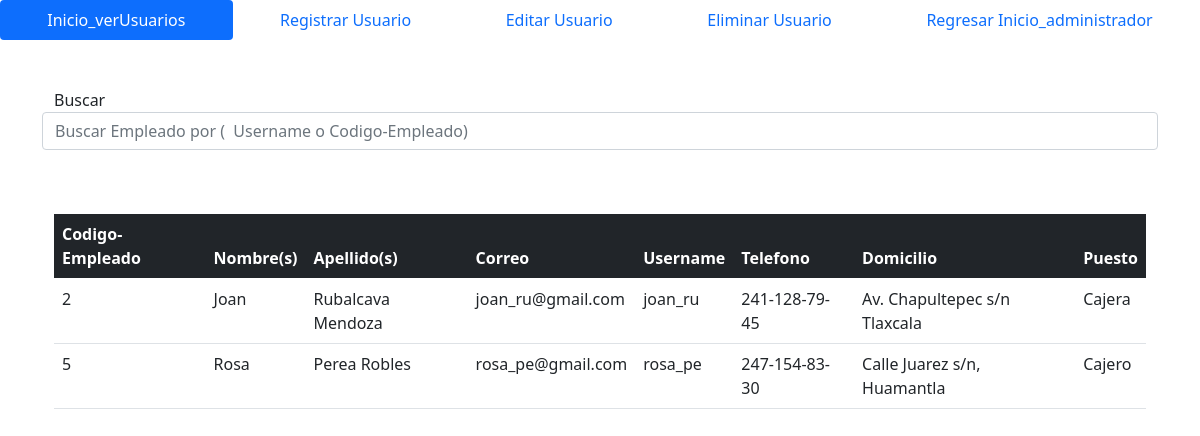
The app's page /muestraUsuarios.php with its own data.
### tables this page shows
CREATE TABLE `empleados` (
  `id` int(11) NOT NULL,
  `nombre` varchar(100) NOT NULL,
  `apellido` varchar(100) NOT NULL,
  `correo` varchar(100) NOT NULL,
  `username` varchar(100) NOT NULL,
  `contraseña` varchar(100) NOT NULL,
  `telefono` varchar(100) NOT NULL,
  `domicilio` varchar(100) NOT NULL,
  `puesto` varchar(100) NOT NULL
);

### muestraUsuarios.php (the view, shortened to what this page needs)
<!DOCTYPE html>
<html>
<body>
<link href="https://cdn.jsdelivr.net/npm/bootstrap@5.0.0-beta3/dist/css/bootstrap.min.css" rel="stylesheet">
<?php require_once "./assets/nav/navUsuarios.php" ?>
<div class="">
<div class="container center verpro">
<?php
require_once "conexion.php";
?>
<div <i class="fa fa-align-center" aria-hidden="true"></i>
<form  action="usuariosBusqueda.php" method="GET">
<div class="container-lg">Buscar</div>
    <center>
    <div class="input-group mb-3">
  <input type="text" class="form-control" name="buscar" placeholder="Buscar Empleado por (  Username o Codigo-Empleado)" aria-label="Example text with button addon" aria-describedby="button-addon1">
</div>
    </center>
</form>
</div>
<br>
<div id="">
<div class="container">
    <center>
<table class="table">
        <thead>
          <tr>
                <th class="bg-dark text-white">Codigo-Empleado</th>
              <th class="bg-dark text-white">Nombre(s)</th>
              <th class="bg-dark text-white">Apellido(s)</th>
              <th class="bg-dark text-white">Correo</th>
              <th class="bg-dark text-white">Username</th>
              <th class="bg-dark text-white">Telefono</th>
              <th class="bg-dark text-white">Domicilio</th>
              <th class="bg-dark text-white">Puesto</th>
          </tr>
        </thead>
    <?php
    $consulta= "SELECT id, nombre, apellido, correo, username, telefono, domicilio, puesto FROM empleados";
    $ejecutarconsulta= mysqli_query($db,$consulta);
    $verfilas= mysqli_num_rows($ejecutarconsulta);
    $fila= mysqli_fetch_array($ejecutarconsulta);
    if(!$ejecutarconsulta)
    {
        echo("ERROR en la consulta");
    }
    else
        {
            if($verfilas<1)
            {
                echo("<tr><td>Sin registros</td></tr>");
            }
            else
            {
                for($x=0; $x<=$fila; $x++)
                {
                    echo'
                        <tr>
                            <td>'.$fila[0].'</td>
                            <td>'.$fila[1].'</td>
                            <td>'.$fila[2].'</td>
                            <td>'.$fila[3].'</td>
                            <td>'.$fila[4].'</td>
                            <td>'.$fila[5].'</td>
                            <td>'.$fila[6].'</td>
                            <td>'.$fila[7].'</td>
                        </tr>';
                        $fila=mysqli_fetch_array($ejecutarconsulta);
                }
            }
        }
    ?>
<br>
</table>
</center>
</div>
</div>
</div>

### records on screen
empleados: id "2", nombre "Joan", apellido "Rubalcava Mendoza", correo "joan_ru@gmail.com", username "joan_ru", telefono "241-128-79-45", domicilio "Av. Chapultepec s/n Tlaxcala", puesto "Cajera"
empleados: id "5", nombre "Rosa", apellido "Perea Robles", correo "rosa_pe@gmail.com", username "rosa_pe", telefono "247-154-83-30", domicilio "Calle Juarez s/n, Huamantla", puesto "Cajero"
